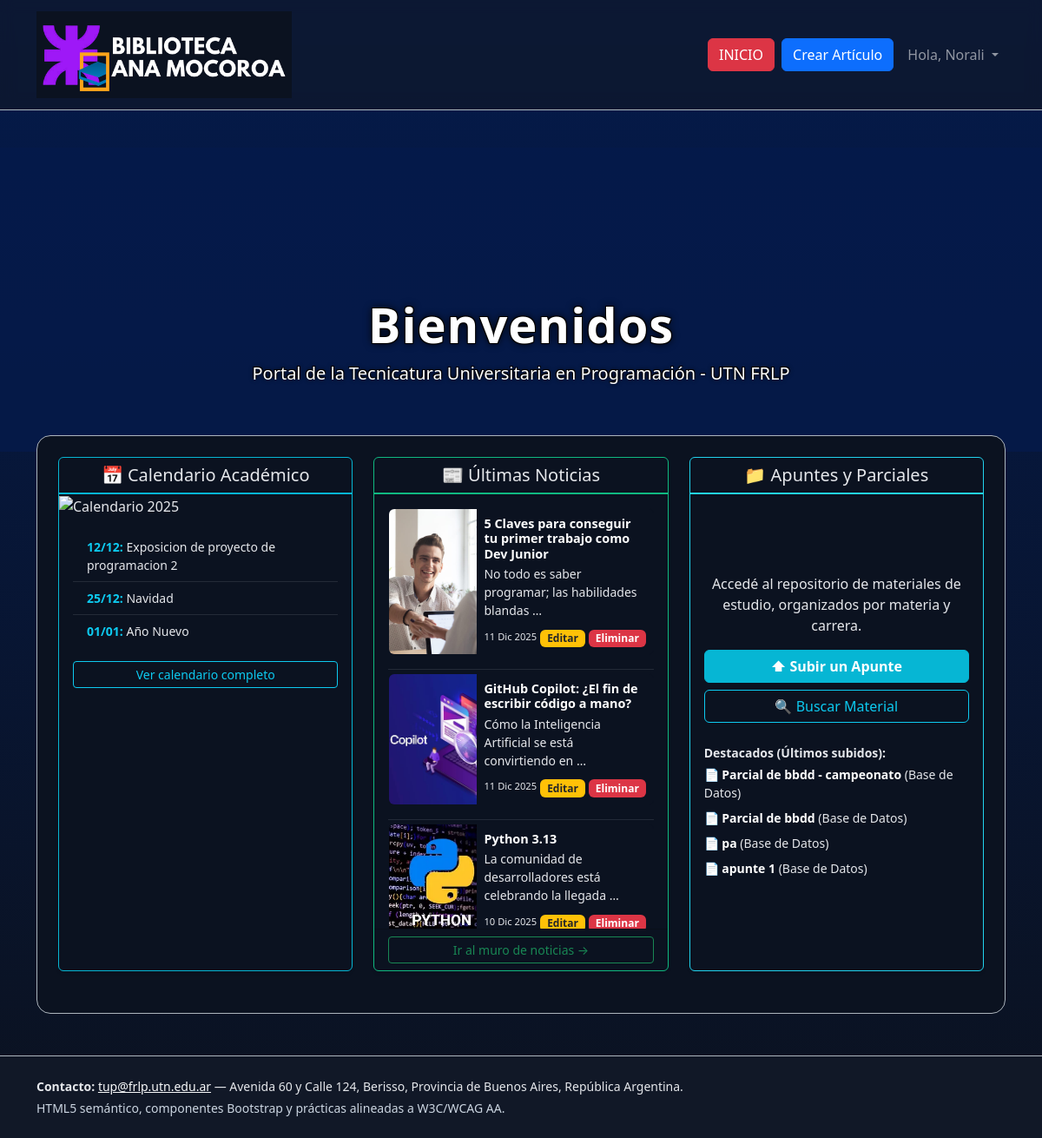
The app's page / (signed in) with its own data.
### blog_edicion/models.py (models this page shows, shortened)
class Evento(models.Model):
    titulo = models.CharField(max_length=200)
    fecha = models.DateTimeField()
    class Meta:
        verbose_name = "Evento"
        verbose_name_plural = "Calendario Académico"
        ordering = ["fecha"]

class Articulo(models.Model):
    titulo = models.CharField(max_length=200)
    bajada = models.CharField(max_length=200)
    cuerpo = models.TextField()
    imagen = models.ImageField(upload_to="noticias/%Y/%m/", blank=True, null=True)
    fecha_publicacion = models.DateTimeField(default=timezone.now)
    autor = models.ForeignKey(User, on_delete=models.CASCADE)
    class Meta:
        verbose_name = "Artículo"
        verbose_name_plural = "Artículos"
        ordering = ["-fecha_publicacion"]

class Apunte(models.Model):
    TIPO_CHOICES = [
        ("resumen", "Resumen"),
        ("parcial", "Parcial"),
        ("final", "Final"),
        ("tp", "TP"),
        ("otro", "Otro"),
    ]
    titulo = models.CharField(max_length=100)
    materia = models.ForeignKey(Materia, on_delete=models.CASCADE)
    archivo = models.FileField(upload_to="apuntes/%Y/%m/")
    tipo = models.CharField(max_length=20, choices=TIPO_CHOICES, default="resumen")
    fecha_subida = models.DateTimeField(auto_now_add=True)
    autor = models.ForeignKey(User, on_delete=models.CASCADE)
    class Meta:
        verbose_name = "Apunte"
        verbose_name_plural = "Apuntes"
        ordering = ["-fecha_subida"]

class Materia(models.Model):
    nombre = models.CharField(max_length=200, help_text="Ej: Programación I")
    carrera = models.ForeignKey(Carrera, on_delete=models.CASCADE)
    año = models.PositiveIntegerField(default=1)

### blog_academico/views.py (the view)
# urls.py: path("", views.home, name="home"),
def home(request):
    eventos = Evento.objects.filter(fecha__gte=timezone.now()).order_by("fecha")[:5]
    articulos = Articulo.objects.all().order_by("-fecha_publicacion")
    apuntes = Apunte.objects.all().order_by("-fecha_subida")[:5]
    context = {"eventos": eventos, "articulos": articulos, "apuntes": apuntes}
    return render(request, "index.html", context)

### templates/index.html (shortened to what this page needs)
{% extends "base.html" %}
{% load static %}
{% block video_background %}
<div class="video-background-layer"
  style="position: fixed; top: 170px; left: 0; width: 100%; height: 350px; z-index: 1;">
  <video autoplay muted loop id="myVideo" class="video-background-element"
    style="min-width: 100%; min-height: 100%; width: auto; height: auto; position: absolute; top: 50%; left: 50%; transform: translate(-50%, -50%); object-fit: cover;">
    <source src="{% static 'video/fondo_programacion.mp4' %}" type="video/mp4">
  </video>
  <div class="video-overlay"
    style="position: absolute; top: 0; left: 0; width: 100%; height: 100%; background: rgba(4, 26, 75, 0.75);"></div>
</div>
{% endblock %}
{% block content %}
<div style="height: 350px;">
  <div class="text-center position-absolute w-100 start-0"
    style="top: 250px; transform: translateY(-50%); z-index: 100;">
    <h1 class="display-4 fw-bold text-white" style="text-shadow:
            -1px -1px 0 #000,
             1px -1px 0 #000,
            -1px 1px 0 #000,
             1px 1px 0 #000,
             0 0 10px #000;
            letter-spacing: 1px;">
      Bienvenidos
    </h1>
    <p class="lead text-white" style="text-shadow:
            -1px -1px 0 #000,
             1px -1px 0 #000,
             0 0 5px #000;">Portal de la Tecnicatura
      Universitaria en Programación - UTN FRLP</p>
  </div>
</div>
<div class="p-4 rounded-4 border border-dark-subtle bg-panel">
  <div class="row">
    <div class="col-md-4 mb-4">
      <div class="card h-100 shadow-sm border-custom-primary">
        <div class="card-header bg-transparent text-center border-custom-primary-bottom">
          <h5 class="mb-0 text-info">📅 Calendario Académico</h5>
        </div>
        <div class="card-body p-0">
          <img src="{% static 'img/calendario_2025.jpg' %}" class="img-fluid" alt="Calendario 2025"
            style="width: 100%; height: auto;">
          <div class="p-3">
            <ul class="list-group list-group-flush small">
              {% for evento in eventos %}
              <li class="list-group-item bg-transparent text-white">
                <strong class="text-info">{{ evento.fecha|date:"d/m" }}:</strong> {{ evento.titulo }}
              </li>
              {% empty %}
              <li class="list-group-item bg-transparent text-secondary">No hay eventos próximos.</li>
              {% endfor %}
            </ul>
            <div class="d-grid mt-3">
              <a href="#" class="btn btn-outline-info btn-sm">Ver calendario completo</a>
            </div>
          </div>
        </div>
      </div>
    </div>
    <div class="col-md-4 mb-4">
      <div class="card h-100 shadow-sm border-custom-success">
        <div class="card-header bg-transparent text-center border-custom-success-bottom">
          <h5 class="mb-0 text-success">📰 Últimas Noticias</h5>
        </div>
        <div class="card-body overflow-auto" style="max-height: 500px;">
          {% for articulo in articulos %}
          <div class="card mb-3 border-0 shadow-none bg-transparent">
            <div class="row g-0">
              {% if articulo.imagen %}
              <div class="col-4">
                <img src="{{ articulo.imagen.url }}" class="img-fluid rounded-start h-100" style="object-fit: cover;"
                  alt="img">
              </div>
              {% endif %}
              <div class="col-{% if articulo.imagen %}8{% else %}12{% endif %}">
                <div class="card-body p-2 text-white">
                  <h6 class="card-title mb-1" style="font-size: 0.9rem; font-weight: bold;">
                    <a href="{% url 'blog_edicion:articulo_detalle' pk=articulo.pk %}"
                      class="text-decoration-none text-white">
                      {{ articulo.titulo }}
                    </a>
                  </h6>
                  <p class="card-text small mb-1 text-light">
                    {{ articulo.bajada|default:articulo.cuerpo|truncatewords:8 }}
                  </p>
                  <div class="d-flex justify-content-between align-items-center mt-2">
                    <small class="text-success" style="font-size: 0.7rem;">
                      {{ articulo.fecha_publicacion|date:"d M Y" }}
                    </small>
                    {% if user.is_authenticated and user == articulo.autor %}
                    <div>
                      <a href="{% url 'blog_edicion:editar_articulo' pk=articulo.pk %}"
                        class="badge bg-warning text-dark text-decoration-none">Editar</a>
                      <a href="{% url 'blog_edicion:eliminar_articulo' pk=articulo.pk %}"
                        class="badge bg-danger text-white text-decoration-none">Eliminar</a>
                    </div>
                    {% endif %}
                  </div>
                </div>
              </div>
            </div>
          </div>
          <hr class="my-1 border-secondary">
          {% empty %}
          <p class="text-center mt-4 fw-bold text-white">No hay novedades por ahora.</p>
          {% endfor %}
        </div>
        <div class="card-footer bg-transparent text-center">
          <a href="{% url 'blog_edicion:ver_todas_noticias' %}" class="btn btn-outline-success btn-sm w-100">
            Ir al muro de noticias &rarr;
          </a>
        </div>
      </div>
    </div>
    <div class="col-md-4 mb-4">
      <div class="card h-100 shadow-sm border-custom-info">
        <div class="card-header bg-transparent text-center border-custom-info-bottom">
          <h5 class="mb-0 text-info">📁 Apuntes y Parciales</h5>
        </div>
        <div class="card-body text-center d-flex flex-column justify-content-center">
          <div class="mb-3">
            <p class="card-text fw-medium text-white">
              Accedé al repositorio de materiales de estudio, organizados por materia y carrera.
            </p>
          </div>
          <div class="d-grid gap-2">
            <a href="{% url 'blog_edicion:subir_apunte' %}" class="btn btn-info text-white fw-bold">
              ⬆ Subir un Apunte
            </a>
            <a href="{% url 'blog_edicion:buscar_apuntes' %}" class="btn btn-outline-info">
              🔍 Buscar Material
            </a>
          </div>
          <div class="mt-4 text-start small">
            <p class="fw-bold mb-1 text-info">Destacados (Últimos subidos):</p>
            <ul class="list-unstyled">
              {% for apunte in apuntes %}
              <li class="mb-2">
                <a href="{{ apunte.archivo.url }}" class="text-decoration-none text-white" target="_blank">
                  <strong>📄 {{ apunte.titulo }}</strong>
                  <span class="text-secondary">({{ apunte.materia.nombre }})</span>
                </a>
              </li>
              {% empty %}
              <li class="text-secondary">Aún no hay apuntes subidos.</li>
              {% endfor %}
            </ul>
          </div>
        </div>
      </div>
    </div>
  </div>
</div>
{% endblock %}

### templates/base.html (shortened to what this page needs)
{% load static %}
<!DOCTYPE html>
<html lang="es">
<head>
  <link href="https://cdn.jsdelivr.net/npm/bootstrap@5.3.3/dist/css/bootstrap.min.css" rel="stylesheet">
  <link rel="stylesheet" href="{% static 'css/estilos.css' %}">
</head>
<body class="bg-surface text-light">
  <header class="border-bottom border-dark-subtle position-relative" style="z-index: 100;">
    <nav class="navbar navbar-expand-lg navbar-dark"
      style="background: hsla(221, 39%, 11%, 0.651); backdrop-filter: blur(8px);">
      <div class="container">
        <a class="navbar-brand d-inline-flex align-items-center" href="{% url 'home' %}">
          <img src="{% static 'img/logo2.png' %}" alt="Imagen del blog" style="height:100px;width:auto;">
        </a>
        <div class="collapse navbar-collapse" id="navMain">
          <ul class="navbar-nav ms-auto gap-2 align-items-start align-items-lg-center">
            <li class="nav-item">
              <a class="btn btn-danger w-100" href="{% url 'home' %}">INICIO</a>
            </li>
            {% if user.is_authenticated %}
            <li class="nav-item">
              <a class="btn btn-primary w-100" href="{% url 'blog_edicion:crear_articulo' %}">Crear Artículo</a>
            </li>
            <li class="nav-item dropdown">
              <a class="nav-link dropdown-toggle" href="#" id="navbarDropdown" role="button" data-bs-toggle="dropdown"
                aria-expanded="false">
                Hola, {{ user.username }}
              </a>
            </li>
            {% endif %}
          </ul>
        </div>
      </div>
    </nav>
  </header>
  {% block video_background %}
  {% endblock %}
  <main id="contenido" class="container my-4" style="z-index: 10;">
    {% block content %}{% endblock %}
  </main>
  <footer class="mt-5 py-4 border-top border-dark-subtle bg-footer">
    <div class="container small">
      <address class="mb-1">
        <strong>Contacto:</strong>
        <a class="link-light text-decoration-underline" href="mailto:tup@frlp.utn.edu.ar">tup@frlp.utn.edu.ar</a> —
        Avenida 60 y Calle 124, Berisso, Provincia de Buenos Aires, República Argentina.
      </address>
      <div class="text-secondary">
        HTML5 semántico, componentes Bootstrap y prácticas alineadas a W3C/WCAG AA.
      </div>
    </div>
  </footer>
</body>
</html>

### static/css/estilos.css (style rules this page uses)
:root { --bg: #041a4b; --panel: #0b1220; --text: #e5e7eb; }
html, body { height: 100%; }
body { background: linear-gradient(180deg, var(--bg) 0%, #0b1220 100%); color: var(--text); }
.bg-surface { background: linear-gradient(180deg, var(--bg) 0%, #0b1220 100%); color: var(--text); }
.bg-panel { background: var(--panel); color: #e5e7eb; }
.bg-panel h1, .bg-panel h2, .bg-panel h3, .bg-panel h4, .bg-panel h5, .bg-panel h6, .bg-panel p, .bg-panel .lead, .bg-panel small, .bg-panel span { color: #e5e7eb !important; }
.bg-footer { background: #111827; color: #e5e7eb; }
.video-background-layer { z-index: 1; overflow: hidden; }
.video-background-element { object-fit: cover; filter: grayscale(80%) blur(1px); }
.video-overlay { z-index: 2; }
main#contenido { margin-top: 2rem; padding-top: 0; position: relative; z-index: 5; }
p, .lead, span, div { color: inherit; }
section p, main p, header p { color: var(--text); }
.card { background: transparent !important; border: 1px solid var(--panel) !important; color: var(--text) !important; }
.card-body, .card-title, .card-text, .card p, .card h5 { color: var(--text) !important; }
.border-custom-primary { border: 1px solid #06b6d4 !important; }
.border-custom-primary-bottom { border-bottom: 2px solid #06b6d4 !important; }
.border-custom-success { border: 1px solid #10b981 !important; }
.border-custom-success-bottom { border-bottom: 2px solid #10b981 !important; }
.border-custom-info { border: 1px solid #22d3ee !important; }
.border-custom-info-bottom { border-bottom: 2px solid #22d3ee !important; }
.list-group-item { background-color: transparent !important; border-color: rgba(255, 255, 255, 0.1) !important; color: var(--text) !important; }
.btn-info { --bs-btn-bg: #06b6d4; --bs-btn-border-color: #06b6d4; --bs-btn-hover-bg: #22d3ee; --bs-btn-hover-border-color: #22d3ee; color: #000; }
.navbar-nav .btn { width: 100%; }
@media (min-width: 992px) { .navbar-nav { gap: .5rem; align-items: center; } }
@media (min-width: 992px) { .navbar-nav .btn { width: auto; } }
.text-secondary, .text-muted { color: #cbd5e1 !important; }

### records on screen
Evento: fecha "12/12", titulo "Exposicion de proyecto de programacion 2"
Evento: fecha "25/12", titulo "Navidad"
Evento: fecha "01/01", titulo "Año Nuevo"
Articulo: imagen (picture), titulo "5 Claves para conseguir tu primer trabajo como Dev Junior", bajada "No todo es saber programar; las habilidades blandas …", fecha_publicacion "11 Dic 2025", shows "Editar"
Articulo: imagen (picture), titulo "GitHub Copilot: ¿El fin de escribir código a mano?", bajada "Cómo la Inteligencia Artificial se está convirtiendo en …", fecha_publicacion "11 Dic 2025", shows "Editar"
Articulo: imagen (picture), titulo "Python 3.13", bajada "La comunidad de desarrolladores está celebrando la llegada …", fecha_publicacion "10 Dic 2025", shows "Editar"
Apunte: titulo "Parcial de bbdd - campeonato", materia.nombre "Base de Datos"
Apunte: titulo "Parcial de bbdd", materia.nombre "Base de Datos"
Apunte: titulo "pa", materia.nombre "Base de Datos"
Apunte: titulo "apunte 1", materia.nombre "Base de Datos"

### other values on screen
{{ user.username }} "Norali"
